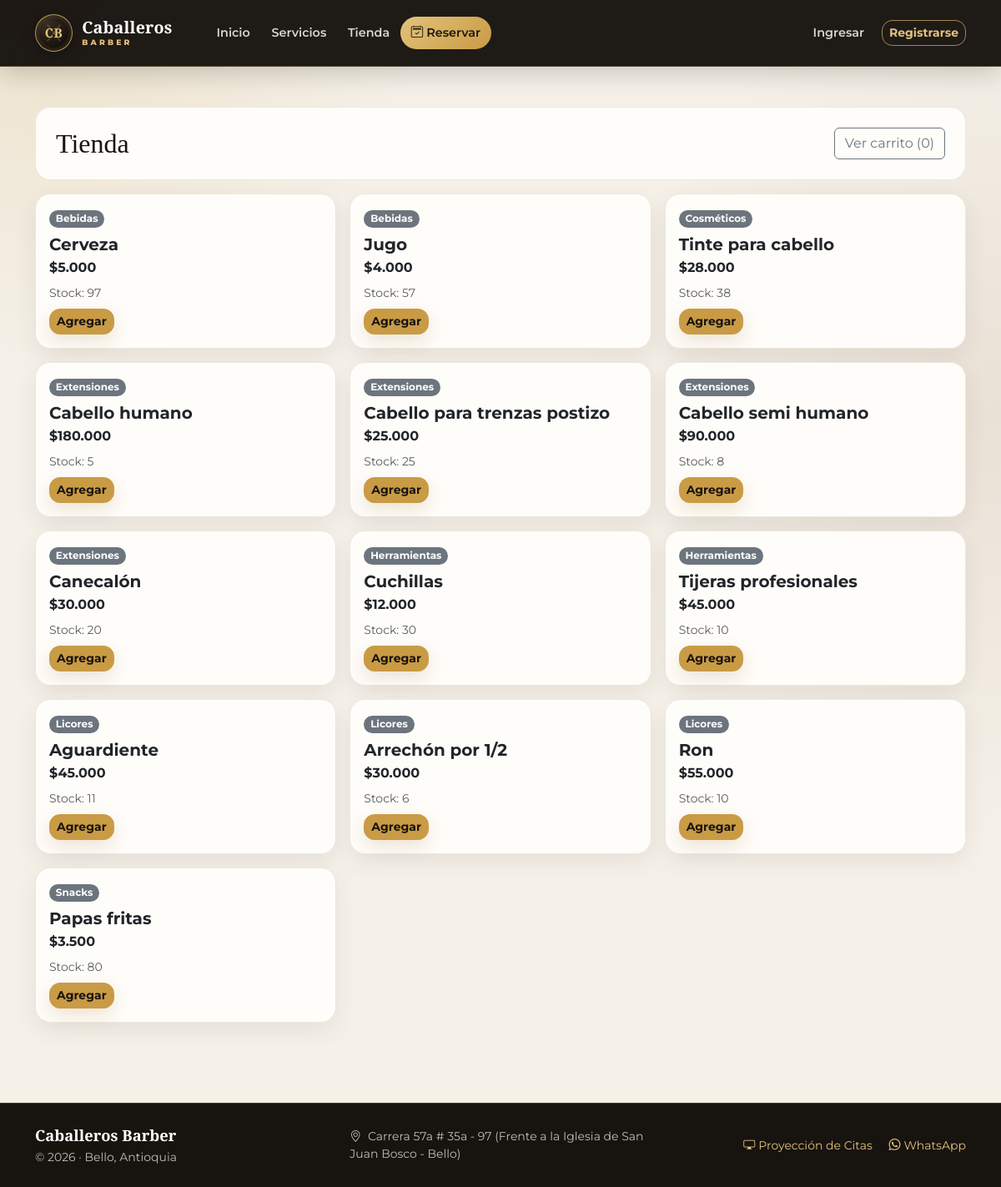
/index.php?p=shop, run on the app's committed database.
### tables this page shows
CREATE TABLE `products` (
  `id` int(11) NOT NULL,
  `name` varchar(150) NOT NULL,
  `category` varchar(80) NOT NULL,
  `price` decimal(10,2) NOT NULL DEFAULT 0.00,
  `stock` int(11) NOT NULL DEFAULT 0,
  `active` tinyint(1) DEFAULT 1
);

### index.php (called while the page is built, shortened)
<?php
require_once __DIR__ . '/config.php';
$page = $_GET['p'] ?? 'home';
include __DIR__ . '/partials/header.php';
include __DIR__ . '/pages/' . $page . '.php';
include __DIR__ . '/partials/footer.php';

### config.php (called while the page is built, shortened)
<?php
function e($s){ return htmlspecialchars($s ?? '', ENT_QUOTES, 'UTF-8'); }
?>

### pages/shop.php (the view, shortened to what this page needs)
<div class="bg-white border rounded-4 p-4 mb-3 d-flex justify-content-between align-items-center">
  <h2 class="mb-0">Tienda</h2>
  <a class="btn btn-outline-secondary" href="index.php?p=cart">Ver carrito (<?=array_sum($_SESSION['cart'])?>)</a>
</div>
<div class="row row-cols-1 row-cols-md-3 g-3">
<?php
$sql = "SELECT * FROM products WHERE active=1";
$params = [];
$sql .= " ORDER BY category,name";
$stmt = $pdo->prepare($sql);
$stmt->execute($params);
foreach($stmt as $p):
?>
  <div class="col">
    <div class="card h-100">
      <div class="card-body">
        <span class="badge text-bg-secondary badge-cat"><?=e($p['category'])?></span>
        <h5 class="mt-2 mb-1"><?=e($p['name'])?></h5>
        <div class="fw-bold mb-2">$<?=number_format($p['price'],0,',','.')?></div>
        <div class="text-muted small mb-2">Stock: <?=e($p['stock'])?></div>
        <a href="index.php?p=shop&add=<?=$p['id']?>" class="btn btn-sm btn-primary">Agregar</a>
      </div>
    </div>
  </div>
<?php endforeach; ?>
</div>

### assets/style.css (style rules this page uses)
:root { --cb-ink: #17130f; --cb-ink-soft: #2b241d; --cb-gold: #c99b45; --cb-gold-light: #e3c27a; --cb-cream: #f7f1e5; --cb-paper: #fffdfa; --cb-copper: #8d5d35; --cb-muted: #756d64; --cb-success: #3f7452; --cb-shadow: 0 18px 50px rgba(34, 25, 16, .13); }
* { box-sizing: border-box; }
html { scroll-behavior: smooth; }
body { min-height: 100vh; margin: 0; color: var(--cb-ink); font-family: 'Montserrat', system-ui, -apple-system, sans-serif; background: radial-gradient(circle at 5% 0%, rgba(201,155,69,.18), transparent 28rem), radial-gradient(circle at 100% 35%, rgba(141,93,53,.11), transparent 32rem), #f5f1e9; background-attachment: fixed; }
a { color: var(--cb-copper); }
h1,h2,h3,.display-title { font-family: 'Playfair Display', Georgia, serif; }
h4,h5,h6 { font-weight: 700; }
.btn-primary, .btn-brand { --bs-btn-color: #1a140e; --bs-btn-bg: var(--cb-gold); --bs-btn-border-color: var(--cb-gold); --bs-btn-hover-color: #140f0a; --bs-btn-hover-bg: #d9ad59; --bs-btn-hover-border-color: #d9ad59; --bs-btn-active-bg: #b88735; --bs-btn-active-border-color: #b88735; font-weight: 700; border-radius: .8rem; box-shadow: 0 8px 22px rgba(151,105,38,.18); }
.bg-white, .card, .content-card { background-color: rgba(255,253,250,.96) !important; border-color: rgba(105,79,48,.13) !important; }
.rounded-4 { border-radius: 1.15rem !important; }
.card { border-radius: 1.15rem; box-shadow: 0 10px 28px rgba(58,41,24,.08); transition: transform .2s ease, box-shadow .2s ease; }
.badge { border-radius: 999px; }

### data on the page
products: category "Bebidas", name "Cerveza", price "5.000", stock "97"
products: category "Bebidas", name "Jugo", price "4.000", stock "57"
products: category "Cosméticos", name "Tinte para cabello", price "28.000", stock "38"
products: category "Extensiones", name "Cabello humano", price "180.000", stock "5"
products: category "Extensiones", name "Cabello para trenzas postizo", price "25.000", stock "25"
products: category "Extensiones", name "Cabello semi humano", price "90.000", stock "8"
products: category "Extensiones", name "Canecalón", price "30.000", stock "20"
products: category "Herramientas", name "Cuchillas", price "12.000", stock "30"
products: category "Herramientas", name "Tijeras profesionales", price "45.000", stock "10"
products: category "Licores", name "Aguardiente", price "45.000", stock "11"
products: category "Licores", name "Arrechón por 1/2", price "30.000", stock "6"
products: category "Licores", name "Ron", price "55.000", stock "10"
products: category "Snacks", name "Papas fritas", price "3.500", stock "80"

### other printed values
array_sum($_SESSION['cart']) "0"
